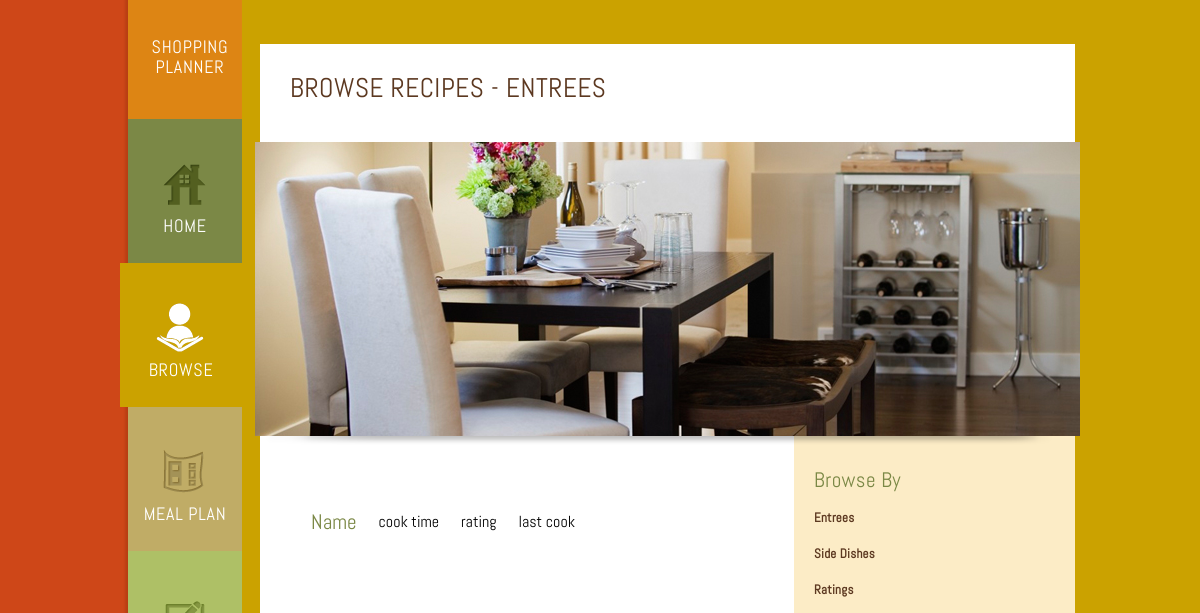
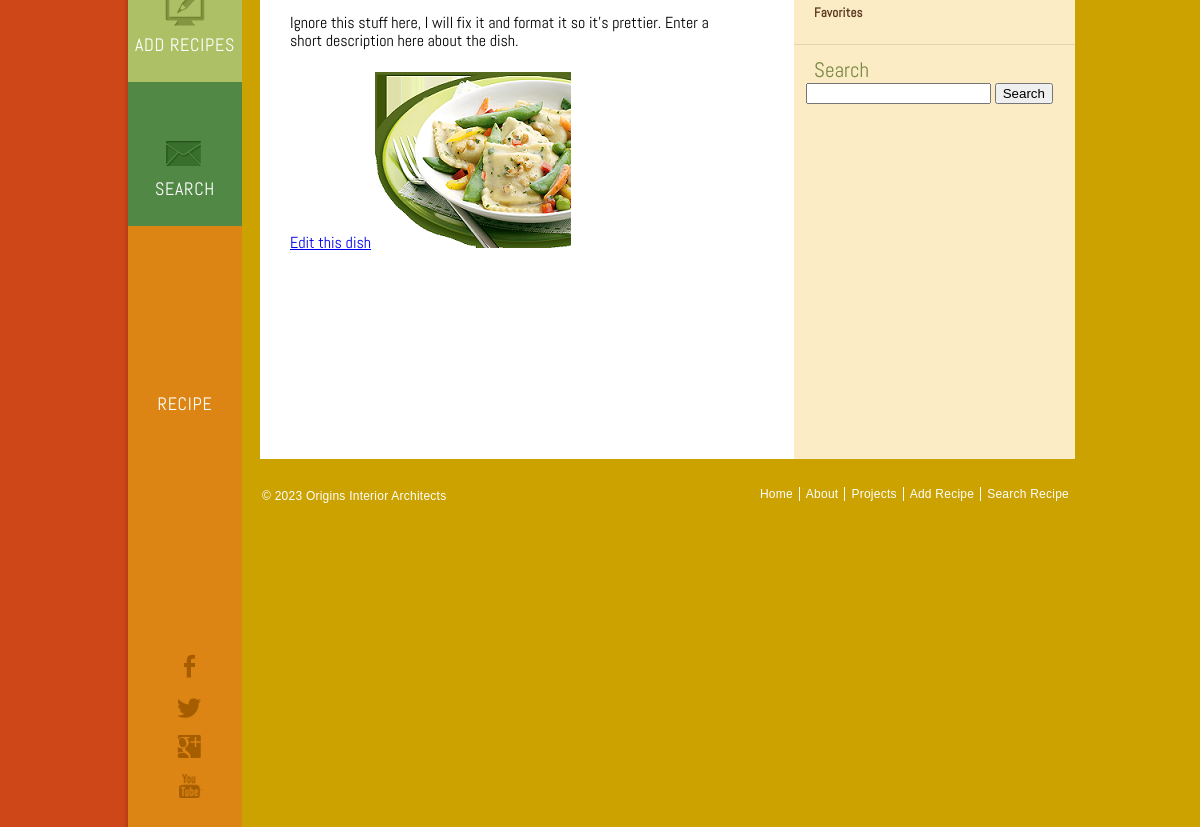
The page /browseRecipesEntrees.php on the database as committed earlier (2 pictures, top to bottom).
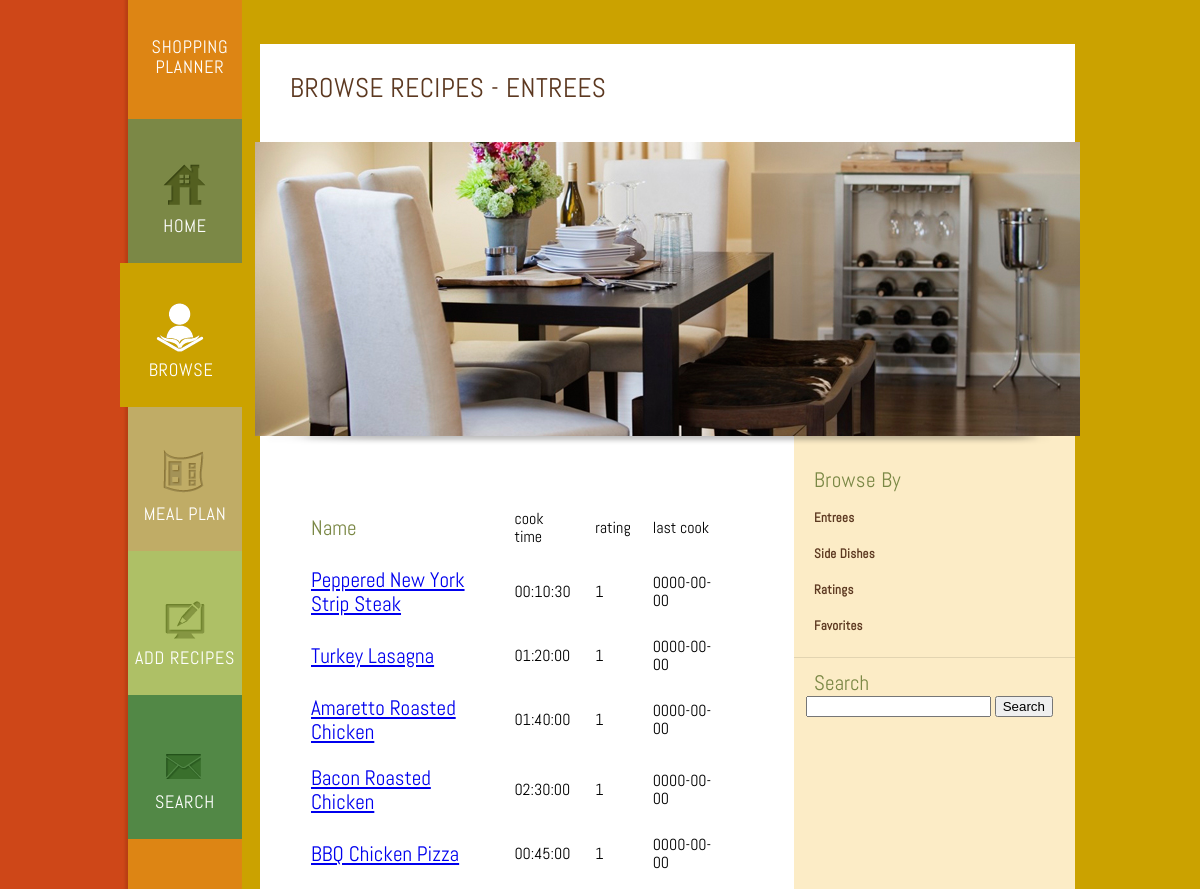
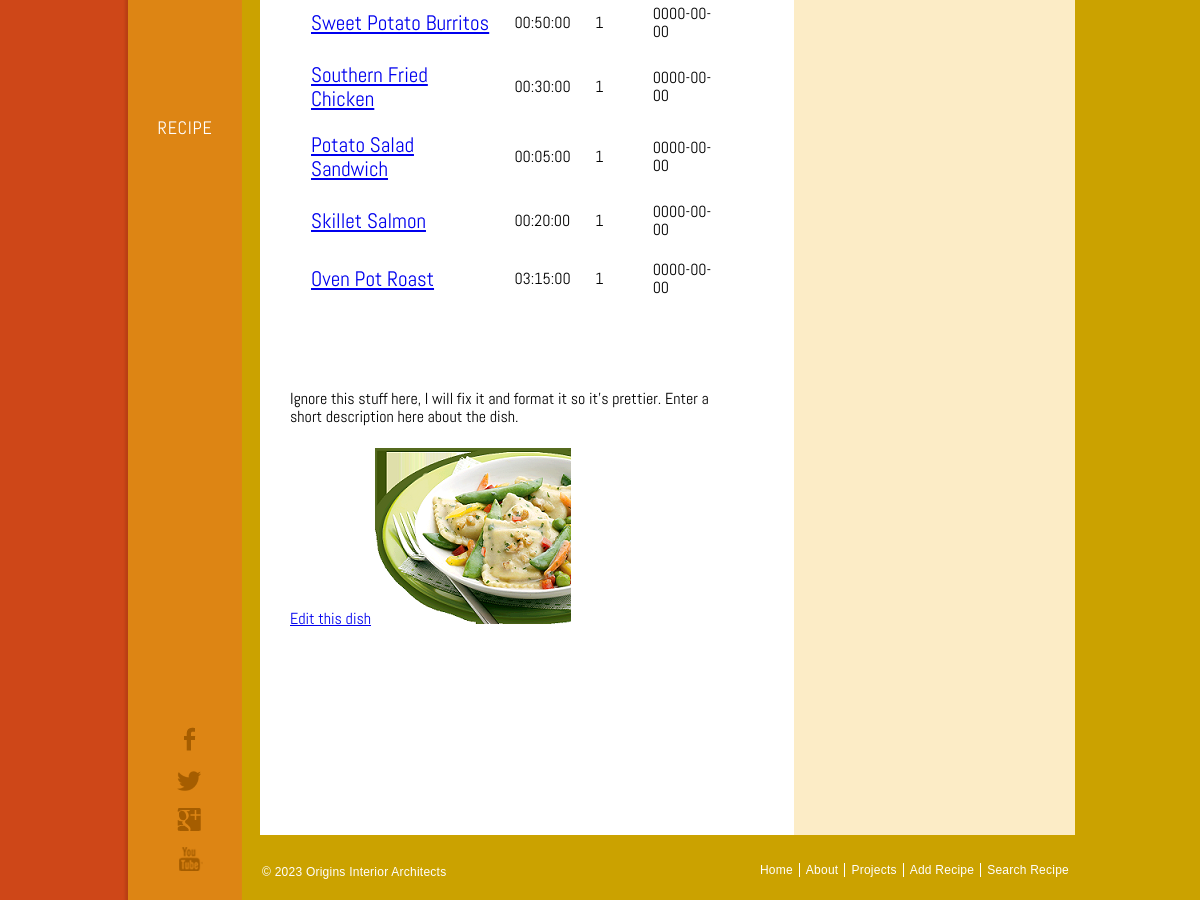
The same page on the database as committed later (2 pictures, top to bottom).
### tables this page shows
CREATE TABLE IF NOT EXISTS `recipe` (
  `recipe_id` int(10) unsigned NOT NULL AUTO_INCREMENT,
  `recipe_name` varchar(50) NOT NULL,
  `description` blob NOT NULL,
  `instructions` blob NOT NULL,
  `cook_time` time NOT NULL,
  `rating` int(11) NOT NULL,
  `comments` blob,
  `last_cook_week` date DEFAULT NULL,
  `date_added` date NOT NULL,
  `side_dishes` int(11) NOT NULL,
  `pic_location` varchar(50) NOT NULL,
  PRIMARY KEY (`recipe_id`)
);

### browseRecipesEntrees.php (the view, shortened to what this page needs)
<!DOCTYPE html>
<html>
<head>
	<link rel="stylesheet" href="css/style.css" type="text/css">
</head>
<body>
	<div class="page">
		<div class="about-page">
			<div class="sidebar">
				<a href="index.html" id="logo">Shopping <br/>Planner</a>
				<ul>
					<li class="home">
						<a href="index.html">Home</a>
					</li>
					<li class="selected about">
						<a href="browseRecipes.php">Browse Recipes</a>
					</li>
					<li class="projects">
						<a href="mealPlan.html">Meal Plan</a>
					</li>
					<li class="blog">
						<a href="addRecipes.html">Add Recipes</a>
					</li>
					<li class="contact">
						<a href="searchRecipe.php">Search Recipe</a>
					</li>
				</ul>
				<div class="connect">
					<a href="http://freewebsitetemplates.com/go/facebook/" id="fb">facebook</a> <a href="http://freewebsitetemplates.com/go/twitter/" id="twitter">twitter</a> <a href="http://freewebsitetemplates.com/go/googleplus/" id="googleplus">google+</a> <a href="http://freewebsitetemplates.com/go/youtube/" id="youtube">youtube</a>
				</div>
			</div>
			<div class="body">
				<div class="content-about">
					<div>
						<h3>Browse Recipes - Entrees</h3>
					</div>
					<div class="featured">
						<img src="images/dining-room.jpg" alt="">
					</div>
					<div>
						<div>
							<p class="dishes">
							<?php
		include "db_connect.php";
		$query = 'SELECT * FROM recipe WHERE side_dishes <> -1';
		$result = mysqli_query($db, $query);
		echo '<table cellspacing="20"> <tr><td><h1>Name</h1></td> <td>cook time</td> <td>rating</td> <td>last cook</td></tr>';
		while (	$row = mysqli_fetch_array($result)){
	echo '<tr>';
		$id = $row['recipe_id'];
		$name = $row['recipe_name'];
		$cook_time = $row['cook_time'];
		$rating = $row['rating'];
		$last_cook = $row['last_cook_week'];
	echo '<td><a href="viewRecipe.php?id='.$id.'"><h1>'.$name.' </a></h1></td><td>'.$cook_time.'</td><td>'.$rating.'</td><td>'.$last_cook.'</td>';
	echo '</tr>';
		}
	echo '</table>';
?>
								<br><br>
								<br><br>
								Ignore this stuff here, I will fix it and format it so it's prettier.  Enter a short description here about the dish.</p><a href="http://www.freewebsitetemplates.com/about/terms">Edit this dish</a> <img src="images/dinner3.png" alt="">
							<br><br>
						</div>
						<div class="sidebar">
							<div>
								<h3>Browse By</h3>
								<a href="browseRecipesEntrees.php">Entrees</a> <a href="browseRecipesSides.php">Side Dishes</a><a href="browseRecipesRatings.php">Ratings</a><a href="#">Favorites</a>
							</div>
							<div>
								<h3>Search</h3>
								<ul>
								<form method="post" form action="searchRecipe.php">
									<input type="text" name="search" value="" onblur="this.value=!this.value?'Search recipe here...':this.value;" onfocus="this.select()" onclick="this.value='';">
									<input type="submit" value="Search">
								</form>
									<li>
									</li>
									<li>
									</li>
								</ul>
								<ul>
									<li>
									</li>
									<li>
									</li>
									<li>
									</li>
								</ul>
							</div>
						</div>
					</div>
				</div>
				<div class="footer">
					<p>
						&#169; 2023 Origins Interior Architects
					</p>
					<ul>
						<li>
							<a href="index.html">Home</a>
						</li>
						<li>
							<a href="browseRecipes.php">About</a>
						</li>
						<li>
							<a href="mealPlan.html">Projects</a>
						</li>
						<li>
							<a href="addRecipes.html">Add Recipe</a>
						</li>
						<li>
							<a href="searchRecipe.php">Search Recipe</a>
						</li>
					</ul>
				</div>
			</div>
		</div>
	</div>
</body>
</html>

Rows that differ between the two databases and show on the page:
added recipe: recipe_name "Peppered New York Strip Steak", cook_time "00:10:30", rating "1", last_cook_week "0000-00-00"
added recipe: recipe_name "Turkey Lasagna", cook_time "01:20:00", rating "1", last_cook_week "0000-00-00"
added recipe: recipe_name "Amaretto Roasted Chicken", cook_time "01:40:00", rating "1", last_cook_week "0000-00-00"
added recipe: recipe_name "Bacon Roasted Chicken", cook_time "02:30:00", rating "1", last_cook_week "0000-00-00"
added recipe: recipe_name "BBQ Chicken Pizza", cook_time "00:45:00", rating "1", last_cook_week "0000-00-00"
added recipe: recipe_name "Sweet Potato Burritos", cook_time "00:50:00", rating "1", last_cook_week "0000-00-00"
added recipe: recipe_name "Southern Fried Chicken", cook_time "00:30:00", rating "1", last_cook_week "0000-00-00"
added recipe: recipe_name "Potato Salad Sandwich", cook_time "00:05:00", rating "1", last_cook_week "0000-00-00"
added recipe: recipe_name "Skillet Salmon", cook_time "00:20:00", rating "1", last_cook_week "0000-00-00"
added recipe: recipe_name "Oven Pot Roast", cook_time "03:15:00", rating "1", last_cook_week "0000-00-00"
